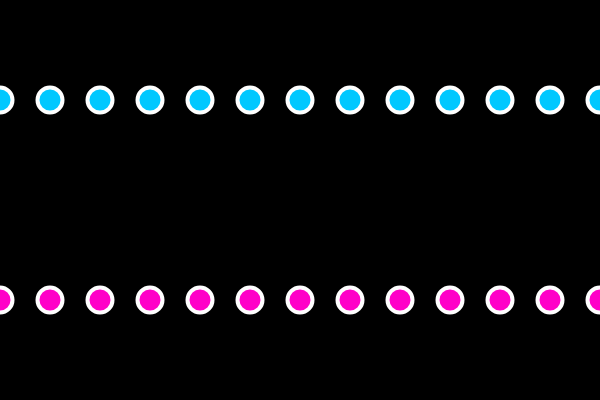
Frame 1 (no input)
Frame 60 (no input): identical to frame 1, image omitted
Frame 120 (the mouse pressed at the canvas centre since frame 60): identical to frame 1, image omitted

The p5.js sketch that drew this single still picture (run headless with seeded random() and noise() and a simulated clock; from frame 60 on, the mouse is pressed at the canvas centre):

// p5.js sketch
// ── sketch.js


function setup() {
  // put setup code here
  createCanvas(600,400);
}

function draw() {
  // put drawing code here
  background(0);
  strokeWeight(4);
  stroke(255);

var x= 0;
while(x <= width) {
fill(0, 200, 255);
ellipse(x, 100, 25, 25);
x = x + 50;
}

for(var x = 0; x <= width; x = x + 50){
fill(255, 0, 200);
ellipse(x, 300, 25, 25);

}
}

//x+=50 is the same as x = x + 50
//x = x + 1 is the same as x++
